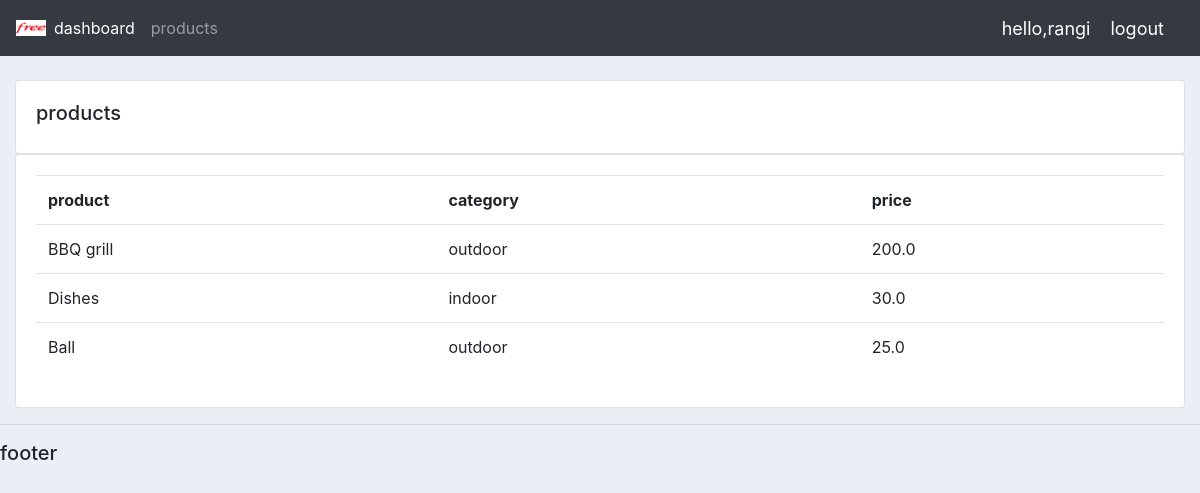
Screenshot of /products/ (signed in) with the database file from the repository.
### accounts/models.py (models this page shows, shortened)
class Product (models.Model):
    category_choices= (
           ('indoor','indoor'),
           ('outdoor','outdoor'),
    )
    name= models.CharField(max_length=200, null=True)
    price=models.FloatField(null=True)
    category=models.CharField(max_length=200, null=True, choices=category_choices)
    description=models.CharField(max_length=200, null=True, blank=True)
    date_created=models.DateTimeField(auto_now_add=True, null=True)
    tag= models.ManyToManyField(Tag)

### accounts/decorators.py (the view)
        def wrapper_func(request, *args, **kwargs):
            group = None
            if request.user.groups.exists():
                group = request.user.groups.all()[0].name
            if group in allowed_roles:
                return views_func(request, *args, **kwargs)
            else:
                return HttpResponse('you are not authorized to access this page')

### accounts/views.py (called while the page is built)
@login_required(login_url='login')
@allowed_users(allowed_roles=['admin'])
def products(request):
    products = Product.objects.all()
    return render(request, 'accounts/products.html', {'products': products})

### accounts/templates/accounts/products.html
{%extends 'accounts/main.html'%}
{%block content%}
<br>
<div class="row">
    <div class="col-md">
        <div class="card card-body">
            <h5>products</h5>
        </div>
        <div class="card card-body">
            <table class="table">
                <tr>
                    <th>product</th>
                    <th>category</th>
                    <th>price</th>
                </tr>
               {% for i in products%}
                       <tr> <td> {{i.name}} </td>
                            <td> {{i.category}} </td>
                            <td> {{i.price}} </td>
                       </tr>
                 {%endfor%}
            </table>
        </div>
    </div>
</div>
{%endblock%}

### accounts/templates/accounts/navbar.html (shortened to what this page needs)
{% load static %}
<nav class="navbar navbar-expand-lg navbar-dark bg-dark">
   <img id="logo" src="{% static '/images/logo.jpg'%}" alt="">
    <div class="collapse navbar-collapse" id="navbarNavAltMarkup">
      <ul class="navbar-nav">
         {% if request.user.is_staff%}
        <li>
        <a class="nav-item nav-link active" href="{%url 'home' %}">dashboard</a>
        </li>
        <li>
        <a class="nav-item nav-link" href="{%url 'products'%}">products</a>
         </li>
         {%else%}
         <li class="nav-item">
          <a class="nav-link" href="{% url 'account'%}">settings</a>
         </li>
         {%endif%}
      </ul>
    </div>
    <span class="msg">hello,{{request.user}}</span>
                <span ><a class="msg"   href="{% url 'logout'%}">logout</a></span>
  </nav>

### static/css/main.css (style rules this page uses)
#logo { width: 30px; }
body { background-color: #ebeff5; }

### accounts/templates/accounts/navbar.html (style rules this page uses)
.msg { font-size: 18px; color: #fff; margin-right: 20px; }

### rows the page displays
Product: name "BBQ grill", category "outdoor", price "200.0"
Product: name "Dishes", category "indoor", price "30.0"
Product: name "Ball", category "outdoor", price "25.0"

### other values shown
{{ request.user }} "rangi"
